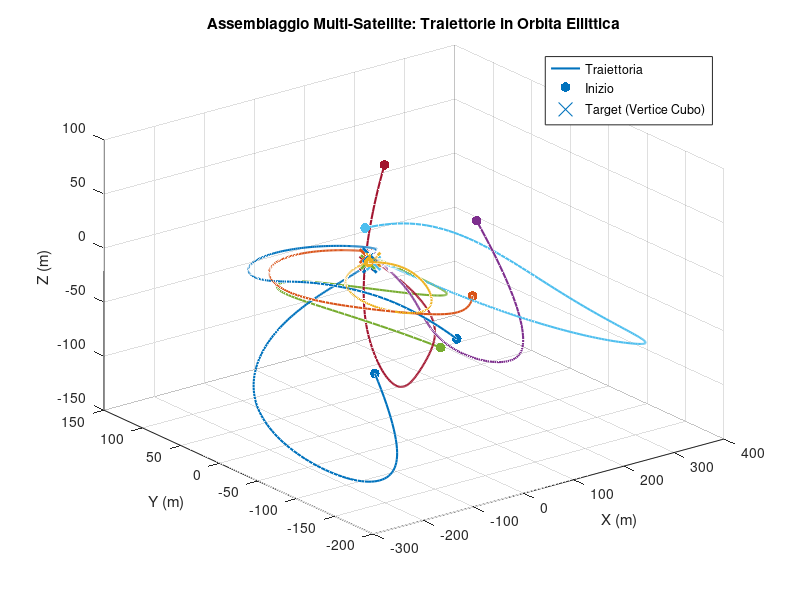

Write the MATLAB code that produced this figure.
clear
close all

%% inizializzazione componenti del sistema

% Parametri orbitali
mu = 3.986e14;                                  % parametro gravitazionale standard (Terra)
a = 7000e3;                                     % lunghezza del semiasse maggiore (7000 km)
e = 0.1;                                        % Orbita ellittica
Ts = 10;                                        % Campionamento ogni 10 secondi
Tmax = 2 * pi * sqrt(a^3/mu);                   % durata dell'orbita

T = 0 : Ts : Tmax;                              % asse dei tempi
Nsamp = length(T);

omega_0 = sqrt(mu/a^3);                         % velocità angolare media del satellite
M = omega_0 * T;                                % anomalia media
m = 500;                                        % massa satellite

N = 8;                                          % numero di satelliti

u_max = 1;                                      % Limite di saturazione dell'input (N)

% Definizioone della matrice di adiacenza (collegamento ad anello ogni
% elemento comunica con i più vicini)

adjacency_matrix = zeros(N,N);
for i = 1:N-1
    adjacency_matrix(i, i+1) = 1;
    adjacency_matrix(i+1, i) = 1;
end
adjacency_matrix(N, 1) = 1; % Chiude l'anello
adjacency_matrix(1, N) = 1;

% 2. Calcolo del Grado (D) 
d = sum(adjacency_matrix, 2); 
D = diag(d);

% Calcolo della matrice Laplaciana
L = D - adjacency_matrix;

% Definizione della matrice di Pinning
G = eye(N);

% Calcolo della matrice di guadagno di accoppiamento
Gamma = (eye(N) + D + G) \ (L + G);

%% 3. Posizioni Desiderate e Parametri di Controllo  FUNZIONA SOLO PER 8 SATELLITI!!!!!!!!
R_target = 5; % Raggio della formazione sferica finale (metri)
Target_point = zeros(6, N);
pos_des = zeros(3, N);
 
golden_angle = pi * (3 - sqrt(5));
 
for i = 1:N
    % Calcolo di phi (Latitudine) e theta (Azimut)
    z_fib = 1 - ((i - 1) / (N - 1)) * 2;
    phi_fib = asin(z_fib);
    theta_fib = mod((i - 1) * golden_angle, 2*pi);
    % Assegnazione coordinate finali
    pos_des(1, i) = R_target * cos(phi_fib) * cos(theta_fib);   % X
    pos_des(2, i) = R_target * cos(phi_fib) * sin(theta_fib);   % Y
    pos_des(3, i) = R_target * sin(phi_fib);                    % Z
end
 
Target_point(1:3, :) = pos_des; % Le velocità di riferimento relative sono 0
 
% Matrici di peso e Guadagno di Accoppiamento
Q = diag([1, 1, 1, 1e3, 1e3, 1e3]);
R = diag([1e5, 1e5, 1e5]);
eta = 4;




%% calcolo dell'anomalia eccentrica E partendo dalla equazione M = E - e * sin(E) Newton-Raphson

E = M; 
for i = 1:10 
    E = E - (E - e.*sin(E) - M) ./ (1 - e.*cos(E));
end

% calcolo di posizione, velocità e accelerazione angolare
f = 2 * atan2(sqrt(1 + e) * sin(E/2) , sqrt(1 - e) * cos(E/2));
df = omega_0 * (1 + e * cos(f)).^2/(1 - e^2)^(3/2);
d2f = -2* omega_0^2 * e * sin(f) .* (1 + e * cos(f)).^3/(1 - e^2)^3;

rt = a * (1 - e^2)./(1 + e * cos(f));               % distanza satellite terra 

A1 = zeros(3,3,Nsamp);                          % LA PARTE CONINUA LA POTREI MEMORIZZARE MOMENTANEAMENTE
A2 = A1;                                            % RIDUCENDO LE MATRICI A DUE DIMENSIONI
Acont = zeros(6,6,Nsamp);
Bcont = 1/m * [zeros(3,3) ; eye(3)];

Adisc = Acont;
Bdisc = Bcont;


for i = 1:Nsamp 
    % calcolo delle matrici del sistema continuo
    A1(:,:,i) = [df(i)^2 + 2*mu/rt(i)^3, d2f(i), 0;
                 -d2f(i), df(i)^2 - mu/rt(i)^3, 0;
                 0,     0,      -mu/rt(i)^3         ];

    A2(1,2,i) = 2*df(i);
    A2(2,1,i) = -A2(1,2,i);

    Acont(:,:,i) = [zeros(3,3) , eye(3) ; A1(:,:,i) , A2(:,:,i)];

    % discretizzazione del sistema
    Maux = [Acont(:,:,i) , Bcont ; zeros(3,9)] * Ts;
    Mexp = expm(Maux);

    Adisc(:,:,i) = Mexp(1:6,1:6);
    Bdisc(:,:,i) = Mexp(1:6,7:9);

end

%% Calcolo della traiettoria
P = zeros(6,6,Nsamp);
P(:,:,Nsamp) = Q;
NiterRiccati = 5;

for i = 1 : NiterRiccati
    for k = Nsamp-1:-1:1
        Ak = Adisc(:,:,k);
        Bk = Bdisc(:,:,k);
        Pk_next = P(:,:,k+1);
            
        % Termini intermedi per l'Eq. 32 (per leggibilità e velocità)
        temp_inv = (R + Bk' * Pk_next * Bk);
            
        % Equazione di Riccati Discreta (Eq. 32 del paper)
        P(:,:,k) = Q + Ak' * Pk_next * Ak - ...
                (Ak' * Pk_next * Bk) * (temp_inv \ (Bk' * Pk_next * Ak));
    end
    % Per la periodicità: l'inizio del giro precedente diventa la fine del nuovo
    P(:,:,Nsamp) = P(:,:,1);
end

flag = zeros(1,3);
Kk = zeros(3,6,Nsamp);

for k = 1:Nsamp-1
    Ak = Adisc(:,:,k);
    Bk = Bdisc(:,:,k);
    Pk = P(:,:,k);
    Pk_next = P(:,:,k+1);
    
    
    Kk(:,:,k) = (R + Bk' * Pk_next * Bk) \ (Bk' * Pk_next * Ak);

    % Analisi di stabiliità
    Acl = Ak - Bk * Kk(:,:,k);
    [~, flag(1)] = chol(Pk);
    Q_test = Pk - transpose(Acl)*Pk_next*Acl;
    [~, flag(2)] = chol(Q_test);

    if flag(1) > 0 || flag(2) > 0
        fprintf('La matrice del campione numero %d non è definita positiva\n', k);
        flag(3)=1;
    end
end

if flag(3) == 0
    disp('Il sistema è asintoticamente stabile');
end


Kk(:,:,Nsamp) = Kk(:,:,1); % Continuità periodica


%% condizioni iniziali (casuali)
X = zeros(6, N, Nsamp);
rng(42);                                                    % Seed per riproducibilità
for i = 1:N
    X(1:3, i, 1) = 100 * (2*rand(3,1) - 1);
    X(4:6, i, 1) = 1 * (2*rand(3,1) - 1);
end


%% Definizione del sistema
for k = 1 : Nsamp-1
    for i = 1 : N
        Ak = Adisc(:,:,k);
        Bk = Bdisc(:,:,k);

        u_ir = pinv(Bk) * (eye(6) - Ak) * Target_point(:, i);

        % Variazioni rispetto al riferimento
        zeta_bar_i = X(:, i, k) - Target_point(:, i);
        % Termine di consenso
        sum_consensus = zeros(6, 1);
        for j = 1:N
            if adjacency_matrix(i,j) == 1
                zeta_bar_j = X(:, j, k) - Target_point(:, j);
                sum_consensus = sum_consensus + adjacency_matrix(i,j) * (zeta_bar_j - zeta_bar_i);
            end
        end
        % Legge di controllo con consenso locale 
        zeta_bar_0 = zeros(6,1); % Target è all'origine
        u_tilde = eta * (1 + D(i,i) + G(i,i))^-1 * Kk(:,:,k) * (G(i,i) * (zeta_bar_0 - zeta_bar_i) + sum_consensus);
        % Input totale e Saturazione
        u_tot = u_ir + u_tilde;
        u_sat = max(min(u_tot, u_max), -u_max);
        % Propagazione degli stati
        X(:, i, k+1) = Ak * X(:, i, k) + Bk * u_sat;
    end
end



%% 6. Visualizzazione dei Risultati
figure('Name', 'Traiettorie 3D');
hold on; grid on; view(3);
xlabel('X (m)'); ylabel('Y (m)'); zlabel('Z (m)');
 
colors = lines(N);
for i = 1:N
    plot3(squeeze(X(1,i,:)), squeeze(X(2,i,:)), squeeze(X(3,i,:)), 'Color', colors(i,:), 'LineWidth', 1.5);
    scatter3(X(1,i,1), X(2,i,1), X(3,i,1), 50, colors(i,:), 'o', 'filled');
    scatter3(Target_point(1,i), Target_point(2,i), Target_point(3,i), 100, colors(i,:), 'x', 'LineWidth', 2);
end
title('Assemblaggio Multi-Satellite: Traiettorie in Orbita Ellittica');
legend('Traiettoria', 'Inizio', 'Target (Vertice Cubo)');





%Scelta posizione satelliti DA CORREGGERE
%{
% definizione target per ogni satellite
N = 5;     % da togliere
R = 100; % Raggio della sfera
golden_angle = pi * (3 - sqrt(5)); % Circa 137.5 gradi

theta = zeros(N, 1);
phi = zeros(N, 1);
posizione = zeros(N, 3);

for i = 1:N
    % 1. Calcolo di phi (Latitudine) - Corretto con parentesi
    % z varia linearmente da 1 a -1
    z = 1 - ((i - 1) / (N - 1)) * 2; 
    phi(i) = asin(z); 
    
    % 2. Calcolo di theta (Azimut) - Corretto con parentesi
    theta(i) = (i - 1) * golden_angle;
    theta(i) = mod(theta(i), 2*pi); % Normalizzazione
    
    % 3. Conversione corretta in coordinate Cartesiane
    posizione(i, 1) = R * cos(phi(i)) * cos(theta(i)); % X
    posizione(i, 2) = R * cos(phi(i)) * sin(theta(i)); % Y
    posizione(i, 3) = R * sin(phi(i));                 % Z (altezza)
end

% Visualizzazione tabella
risultati = table((1:N)', rad2deg(theta), rad2deg(phi), ...
    'VariableNames', {'Satellite', 'Theta_deg', 'Phi_deg'});
disp(risultati);

% --- Plot ---
figure('Color', 'w');
[sx, sy, sz] = sphere(30); 
mesh(sx*R, sy*R, sz*R, 'EdgeColor', [0.8 0.8 0.8], 'FaceAlpha', 0.05); 
hold on;

scatter3(posizione(:,1), posizione(:,2), posizione(:,3), 100, 'filled', 'MarkerFaceColor', '#0072BD');

for i = 1:N
    text(posizione(i,1)+5, posizione(i,2)+5, posizione(i,3)+5, ['Sat ', num2str(i)], 'FontSize', 10);
end
axis equal; grid on; view(3);
xlabel('X (m)'); ylabel('Y (m)'); zlabel('Z (m)');
title('Distribuzione Ottimale Satelliti (Fibonacci Spiral)');
%}
